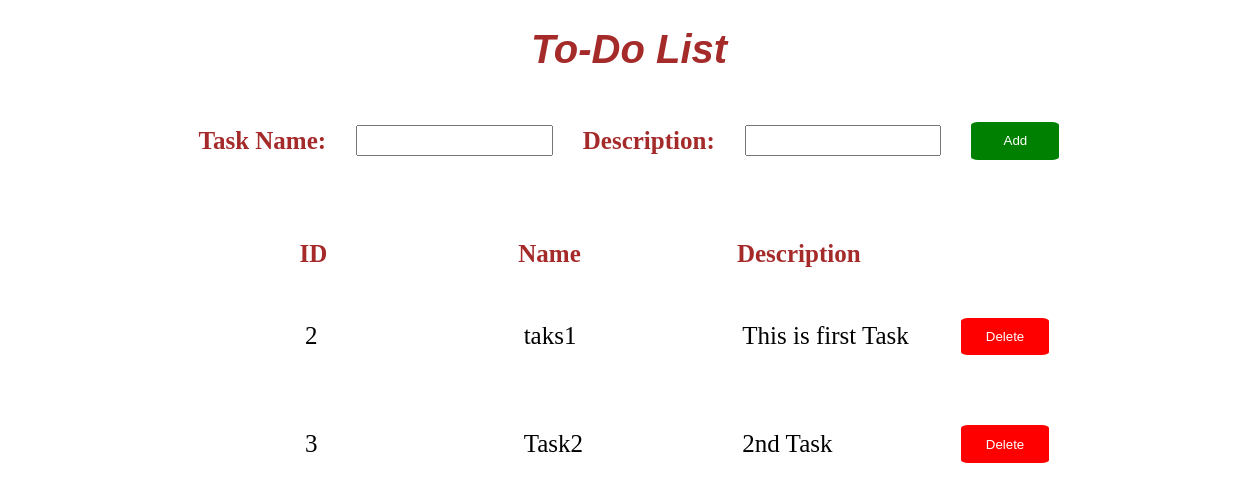
Before: / with the older database file.
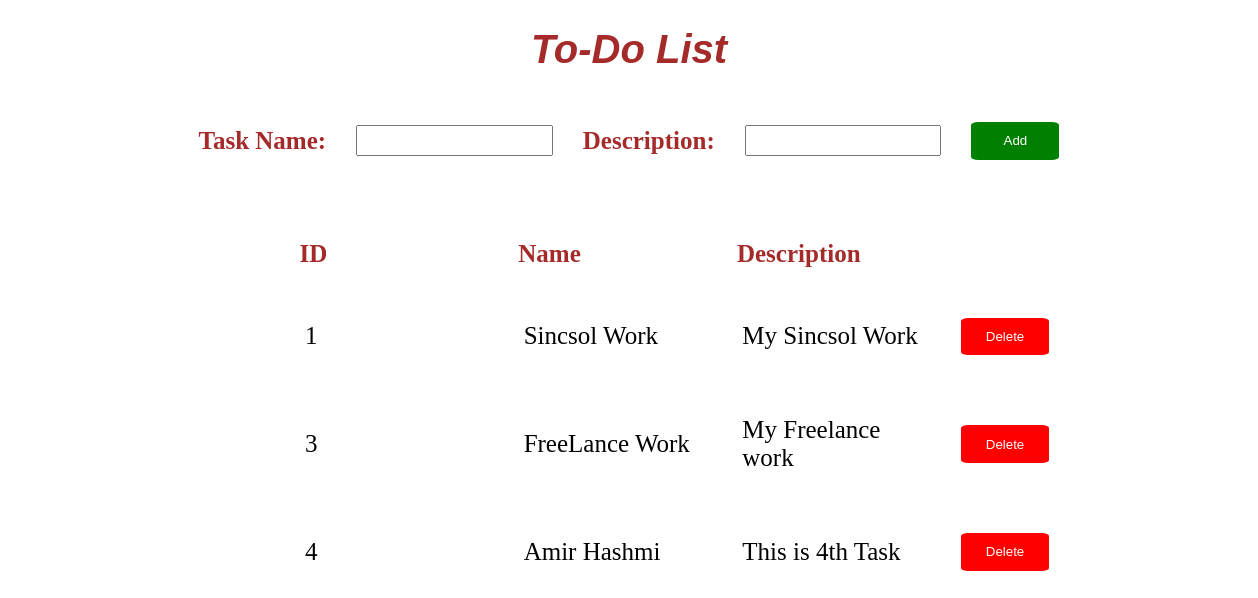
After: the same page with the newer database file.
### tables this page shows
CREATE TABLE tasks(
                       id INTEGER PRIMARY KEY AUTOINCREMENT,
                       name TEXT NOT NULL,
                       description TEXT NOT NULL);

### To-Do-App with Flask/app.py (the view)
@app.route("/",methods=['GET','POST'])
def welcome():
    if(request.method=="POST"):
        id=request.form['task_id']
        response=requests.delete(f"http://127.0.0.1:5000/tasks/{id}")
    response=get_tasks()
    tasks_dict=response.get_json()
    return render_template("to_do_list.html",tasks=tasks_dict)

### To-Do-App with Flask/app.py (called while the page is built)
@app.route("/tasks",methods=["GET"])
def get_tasks():
    connection=sqlite3.connect("Todo_List.db")
    cursor=connection.cursor()
    cursor.execute("SELECT * FROM tasks")
    data=cursor.fetchall()
    connection.close()
    tasks=[{'Id':row[0],'Name':row[1],'Description':row[2]} for row in data]
    return jsonify(tasks)

### To-Do-App with Flask/templates/to_do_list.html (shortened to what this page needs)
<!DOCTYPE html>
<html lang="en">
<head>
    <link rel="stylesheet" href="{{ url_for('static', filename='to_do_list.css') }}">
</head>
<body>
    <h1 class="Title">To-Do List</h1>
    <div action="/" class="form">
        <form id="addform" method="post">
            <label for="name">Task Name: </label>
            <input type="text" id="name" name="name" required="True">
            <label for="name">Description: </label>
            <input type="text" id="description" description="description" required="True">
            <button id="add" type="submit">Add</button>
        </form>
    </div>
    <div class="list">
        <ul class="listheader">
            <li>ID</li>
            <li>Name</li>
            <li>Description</li>
        </ul>
        <ul class="mainul">
            {%for task in tasks%}
            <ul class="data">
            <li>{{task.Id}}</li>
            <li>{{task.Name}}</li>
            <li>{{task.Description}}</li>
            <form method="POST" action="/">
            <button type="submit" id="delete">Delete</button>
        </form>
            </ul>
            {%endfor%}
        </ul>
    </div>
</body>
</html>

### To-Do-App with Flask/static/to_do_list.css (style rules this page uses)
body { overflow-x: hidden !important; }
.Title { color:brown; font-size:40px; font-family: Verdana, Geneva, Tahoma, sans-serif; font-style: italic; text-align: center; }
form { margin-top: 50px; display: flex; column-gap:30px; align-items: center; justify-content: center; }
label { font-size: 25px; color:brown; font-weight: bold; }
input { width:15vw; height:2vw; }
.list { width:100vw; margin-top: 10vh; margin-inline:auto; }
ul { list-style: none; display:flex; column-gap: 30px; font-size: 25px; align-items: center; }
.listheader { font-weight: bold; color:brown; width:80vw; position: relative; left:20vw; }
#delete { position: relative; top:-25px; background-color: red; width:7vw; height:3vw; border-radius: 8%; border:none; color:white; cursor: pointer; }
#add { background-color: green; width:7vw; height:3vw; border-radius: 8%; border:none; color:white; cursor: pointer; }
li { width:15vw; display: flex; }
.data { display: flex; justify-content: center; }
.mainul { display: flex; flex-direction: column; row-gap:20px; }

Changed rows visible on the page:
removed tasks: Id "2", Name "taks1", Description "This is first Task"
added tasks: Id "1", Name "Sincsol Work", Description "My Sincsol Work"
changed tasks id 3: Name "Task2" → "FreeLance Work"; Description "2nd Task" → "My Freelance work"
added tasks: Id "4", Name "Amir Hashmi", Description "This is 4th Task"
